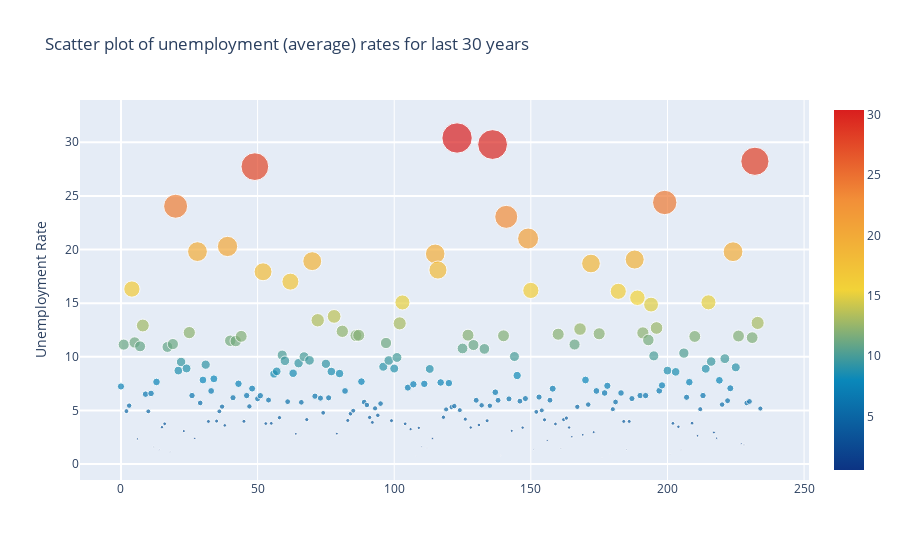

The notebook cell saved with this chart:
### Markdown cell above
Let's now delve deeper into the data by plotting average unemployment rates in scatter plot.

### Code cell
# Scatter plot of 2010 unemployment rates
trace = go.Scatter(
    y = country['Avg'].values,
    mode='markers',
    marker=dict(
        size= country['Avg'].values,
        #color = np.random.randn(500), #set color equal to a variable
        color = country['Avg'].values,
        colorscale='Portland',
        showscale=True
    ),
    text = country['Country Name'].values
)
data = [trace]

layout= go.Layout(
    autosize= True,
    title= 'Scatter plot of unemployment (average) rates for last 30 years',
    hovermode= 'closest',
#     xaxis= dict(
#         title= 'Pop',
#         ticklen= 5,
#         zeroline= False,
#         gridwidth= 2,
#     ),
    yaxis=dict(
        title= 'Unemployment Rate',
        ticklen= 5,
        gridwidth= 2,
    ),
    showlegend= False
)
fig = go.Figure(data=data, layout=layout)
py.iplot(fig,filename='scatterAverage')

### Figure 1 — Plotly figure (JSON) as saved in the notebook; plotly's stock layout.template omitted (floating-point values rounded to 4 significant figures; data arrays with more than 128 entries replaced by an {"elided": "..."} marker saying what was removed)
{"data": [{"marker": {"color": {"elided": "235 float values"}, "colorscale": [[0, "rgb(12,51,131)"], [0.25, "rgb(10,136,186)"], [0.5, "rgb(242,211,56)"], [0.75, "rgb(242,143,56)"], [1, "rgb(217,30,30)"]], "showscale": true, "size": {"elided": "235 float values"}}, "mode": "markers", "text": {"elided": "235 str values"}, "type": "scatter", "y": {"elided": "235 float values"}}], "layout": {"autosize": true, "hovermode": "closest", "showlegend": false, "title": {"text": "Scatter plot of unemployment (average) rates for last 30 years"}, "yaxis": {"gridwidth": 2, "ticklen": 5, "title": {"text": "Unemployment Rate"}}}}
